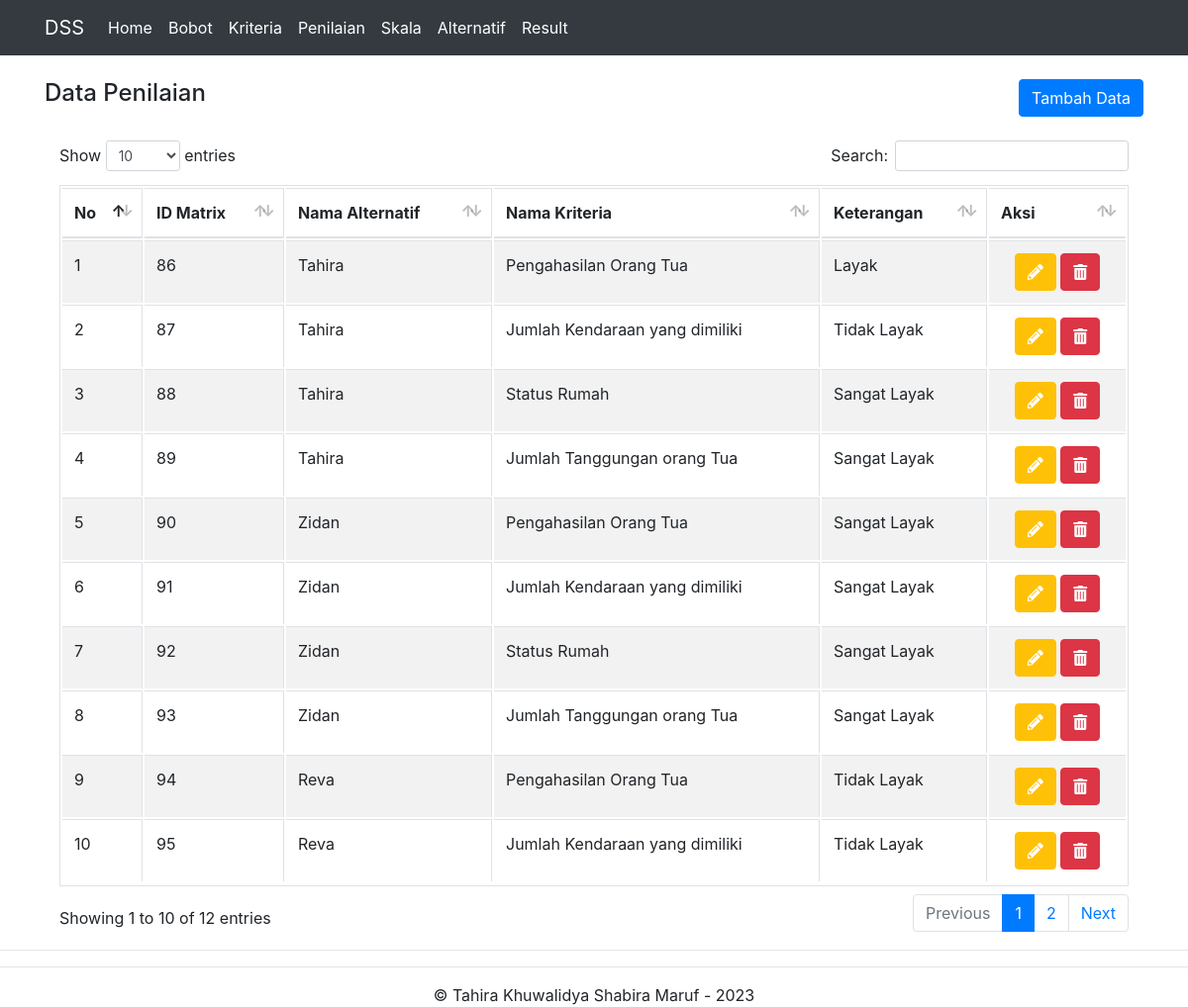
The page /penilaian.php on the database its author committed.
### tables this page shows
CREATE TABLE `matrixkeputusan` (
  `id_matrix` int(11) NOT NULL,
  `id_alternatif` int(11) DEFAULT NULL,
  `id_bobot` int(11) DEFAULT NULL,
  `id_skala` int(11) DEFAULT NULL
);

CREATE TABLE `alternatif` (
  `id_alternatif` int(11) NOT NULL,
  `nm_alternatif` varchar(50) DEFAULT NULL
);

CREATE TABLE `kriteria` (
  `id_kriteria` int(11) NOT NULL,
  `nm_kriteria` varchar(50) DEFAULT NULL,
  `Tipe` varchar(50) DEFAULT NULL
);

CREATE TABLE `skala` (
  `id_skala` int(11) NOT NULL,
  `value` varchar(50) DEFAULT NULL,
  `keterangan` varchar(50) DEFAULT NULL
);

### web/penilaian.php (the view, shortened to what this page needs)
<?php
include "header.php";
include "includes/config.php";
$query = mysqli_query($koneksi, "SELECT alternatif.nm_alternatif, matrixkeputusan.id_matrix, kriteria.nm_kriteria, skala.keterangan
FROM matrixkeputusan
JOIN alternatif ON matrixkeputusan.id_alternatif = alternatif.id_alternatif
JOIN bobot ON matrixkeputusan.id_bobot = bobot.id_bobot
JOIN kriteria ON bobot.id_kriteria = kriteria.id_kriteria
JOIN skala ON matrixkeputusan.id_skala = skala.id_skala
ORDER BY matrixkeputusan.id_matrix");
?>
<br>
<div class="container">
	<div class="row">
		<div class="col-md-6 text-left">
			<h4>Data Penilaian</h4>
		</div>
		<div class="col-md-6 text-right">
			<button onclick="location.href='tambah-penilaian.php'" class="btn btn-primary">Tambah Data</button>
		</div>
	</div>
	<br>
	<table id="tabeldata" width="100%" class="table table-striped table-bordered">
		<thead>
			<tr>
				<th>No</th>
				<th>ID Matrix</th>
				<th>Nama Alternatif</th>
				<th>Nama Kriteria </th>
				<th>Keterangan</th>
				<th>Aksi</th>
			</tr>
		</thead>
		<tbody>
			<?php
			$no = 1;
			while ($row = mysqli_fetch_array($query)) {
			?>
				<tr>
					<td><?php echo $no++ ?></td>
					<td><?php echo $row['id_matrix'] ?></td>
					<td><?php echo $row['nm_alternatif'] ?></td>
					<td><?php echo $row['nm_kriteria'] ?></td>
					<td><?php echo $row['keterangan'] ?></td>
					<td class="text-center">
						<a href="edit-penilaian.php?id=<?php echo $row['id_matrix'] ?>" class="btn btn-warning text-white"><i class="fas fa-pencil-alt"></i></a>
						<a href="hapus-penilaian.php?id=<?php echo $row['id_matrix'] ?>" onclick="return confirm('Yakin ingin menghapus data')" class="btn btn-danger"><span class="fas fa-trash-alt"></span></a>
					</td>
				</tr>
			<?php
			}
			?>
		</tbody>
	</table>
</div>
<?php
include "footer.php";
?>

### web/header.php (shortened to what this page needs)
<!DOCTYPE html>
<html>
<head>
  <link rel="stylesheet" href="assets/css/bootstrap.css">
  <link rel="stylesheet" href="assets/css/bootstrap.min.css">
  <link rel="stylesheet" href="assets/css/dataTables.bootstrap4.min.css">
  <link rel="stylesheet" href="assets/css/font-awesome/css/fontawesome-all.css">
</head>
<body>
  <nav class="navbar navbar-expand-lg navbar-dark bg-dark">
    <div class="container">
      <a class="navbar-brand" href="index.php">DSS</a>
      <div class="collapse navbar-collapse" id="navbarSupportedContent">
        <ul class="navbar-nav mr-auto">
          <li class="nav-item">
            <a class="nav-link text-white" href="index.php">Home<span class="sr-only">(current)</span></a>
          </li>
          <li class="nav-item">
            <a class="nav-link text-white" href="bobot.php">Bobot</a>
          </li>
          <li class="nav-item">
            <a class="nav-link text-white" href="kriteria.php">Kriteria</a>
          </li>
          <li class="nav-item">
            <a class="nav-link text-white" href="penilaian.php">Penilaian</a>
          </li>
          <li class="nav-item">
            <a class="nav-link text-white" href="skala.php">Skala</a>
          </li>
          <li class="nav-item">
            <a class="nav-link text-white" href="alternatif.php">Alternatif</a>
          </li>
          <li class="nav-item">
            <a class="nav-link text-white" href="wp.php">Result</a>
          </li>
        </ul>
      </div>
    </div>
  </nav>

### web/footer.php (shortened to what this page needs)
<hr>
<hr>
<footer class="text-center">&copy; Tahira Khuwalidya Shabira Maruf - 2023</footer>
</body>
</html>

### rows shown on the page
matrixkeputusan: id_matrix "86", id_alternatif.nm_alternatif "Tahira", kriteria.nm_kriteria "Pengahasilan Orang Tua", id_skala.keterangan "Layak"
matrixkeputusan: id_matrix "87", id_alternatif.nm_alternatif "Tahira", kriteria.nm_kriteria "Jumlah Kendaraan yang dimiliki", id_skala.keterangan "Tidak Layak"
matrixkeputusan: id_matrix "88", id_alternatif.nm_alternatif "Tahira", kriteria.nm_kriteria "Status Rumah", id_skala.keterangan "Sangat Layak"
matrixkeputusan: id_matrix "89", id_alternatif.nm_alternatif "Tahira", kriteria.nm_kriteria "Jumlah Tanggungan orang Tua", id_skala.keterangan "Sangat Layak"
matrixkeputusan: id_matrix "90", id_alternatif.nm_alternatif "Zidan", kriteria.nm_kriteria "Pengahasilan Orang Tua", id_skala.keterangan "Sangat Layak"
matrixkeputusan: id_matrix "91", id_alternatif.nm_alternatif "Zidan", kriteria.nm_kriteria "Jumlah Kendaraan yang dimiliki", id_skala.keterangan "Sangat Layak"
matrixkeputusan: id_matrix "92", id_alternatif.nm_alternatif "Zidan", kriteria.nm_kriteria "Status Rumah", id_skala.keterangan "Sangat Layak"
matrixkeputusan: id_matrix "93", id_alternatif.nm_alternatif "Zidan", kriteria.nm_kriteria "Jumlah Tanggungan orang Tua", id_skala.keterangan "Sangat Layak"
matrixkeputusan: id_matrix "94", id_alternatif.nm_alternatif "Reva", kriteria.nm_kriteria "Pengahasilan Orang Tua", id_skala.keterangan "Tidak Layak"
matrixkeputusan: id_matrix "95", id_alternatif.nm_alternatif "Reva", kriteria.nm_kriteria "Jumlah Kendaraan yang dimiliki", id_skala.keterangan "Tidak Layak"
